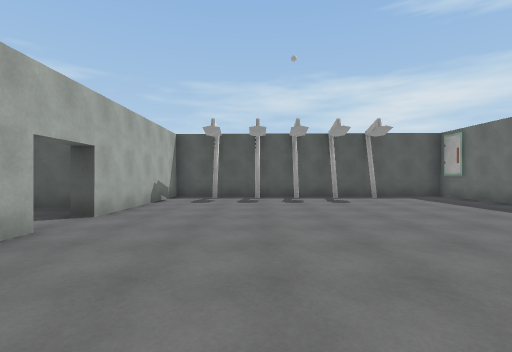
view 1 (above)

24 first-person views from a walk through a Unity game level. The camera is 1.4 m above the floor, looks level and sees 85° across. The floor is counted in squares, 2 m on a side. Each view is taken from the middle of a square. On the plan, view 1 faces up. The plan holds only what a view shows up to about 9 squares ahead; the rest is blank. The place goes on beyond the plan. The player character is not drawn. Door leaves are left out, so doorways stand open. Surface patterns are stand-ins for the level's own textures.

view 2
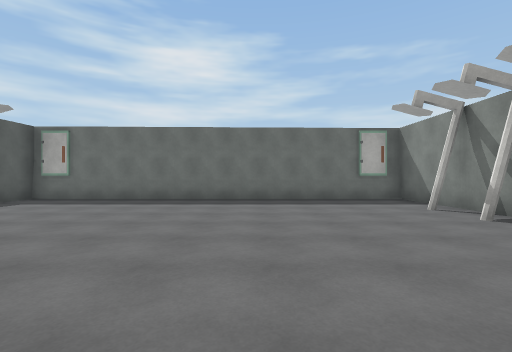

view 3
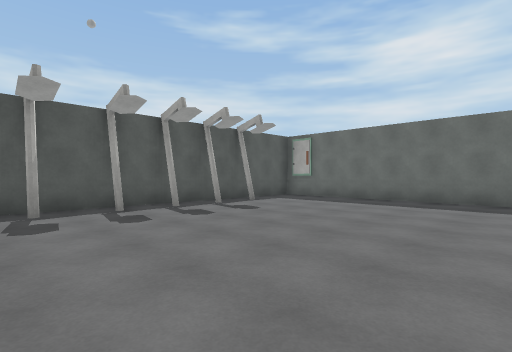

view 4
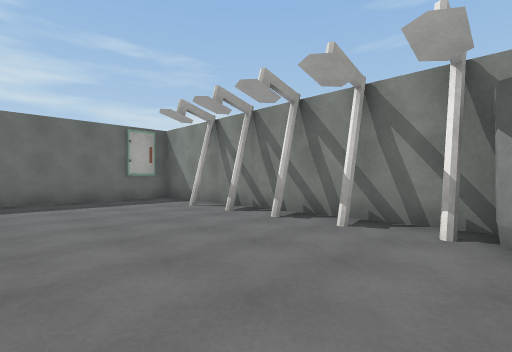

view 5
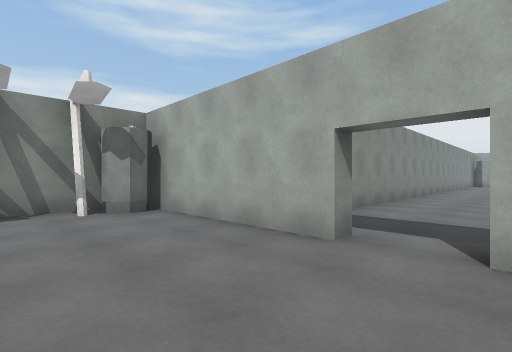

view 6
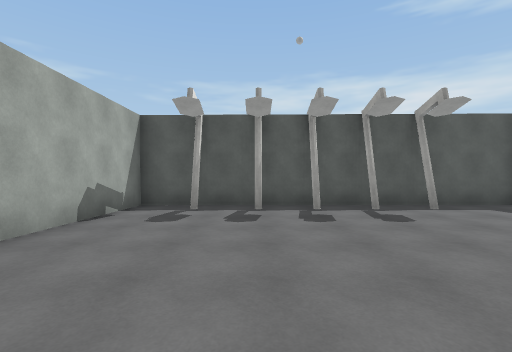

view 7
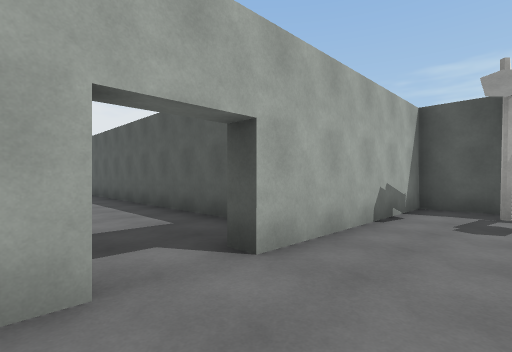

view 8
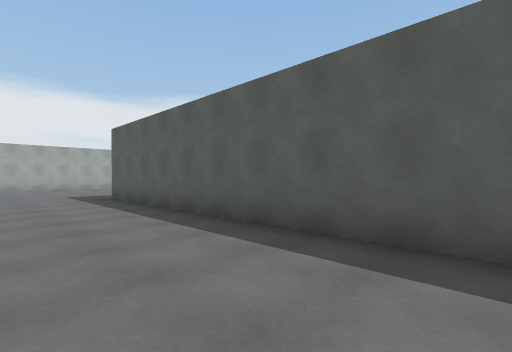

view 9
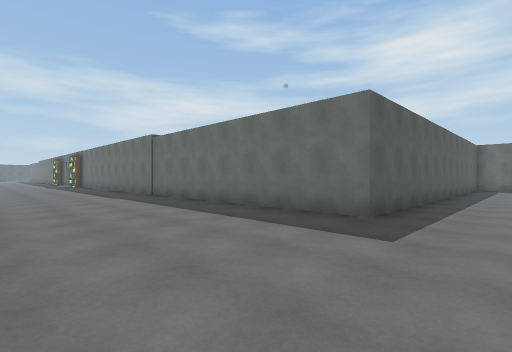

view 10
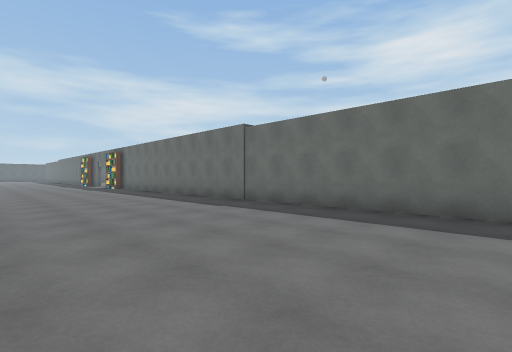

view 11
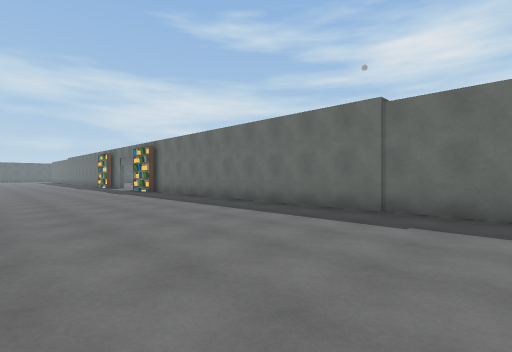

view 12
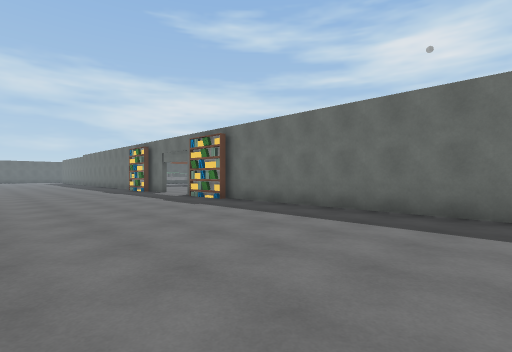

view 13
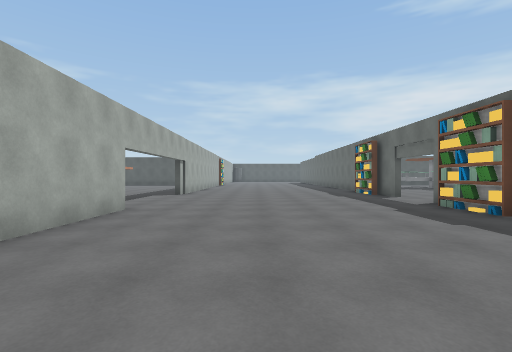

view 14
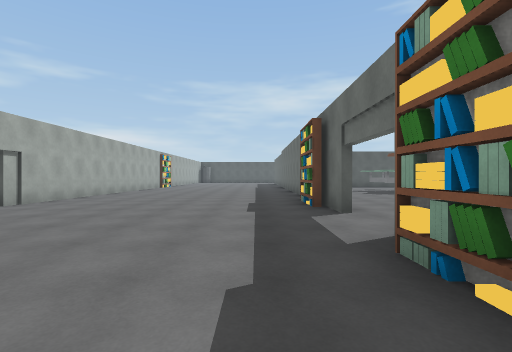

view 15
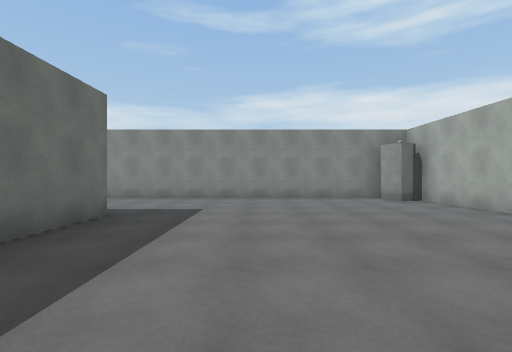

view 16
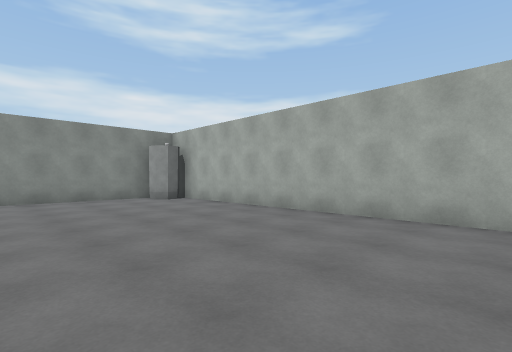

view 17
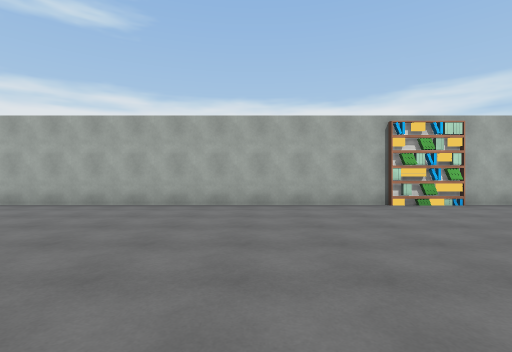

view 18
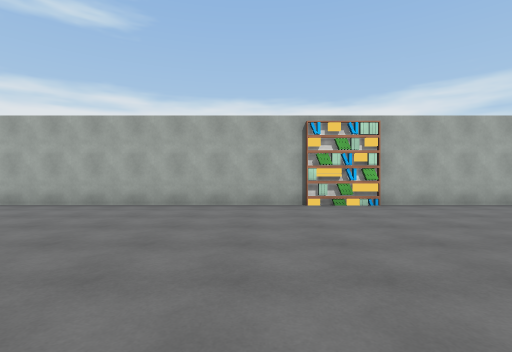

view 19
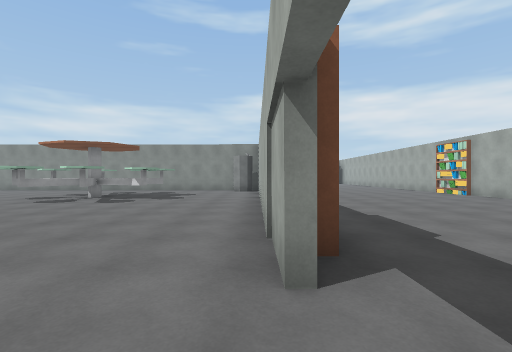

view 20
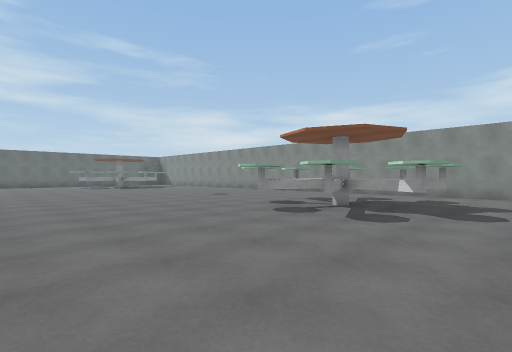

view 21
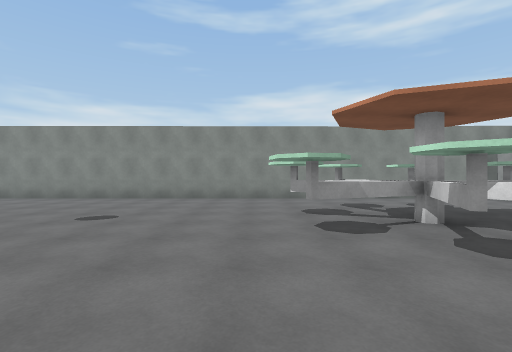

view 22
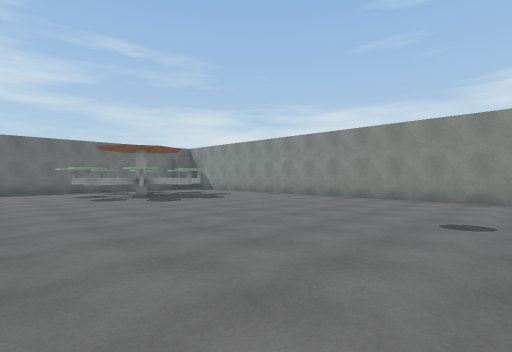

view 23
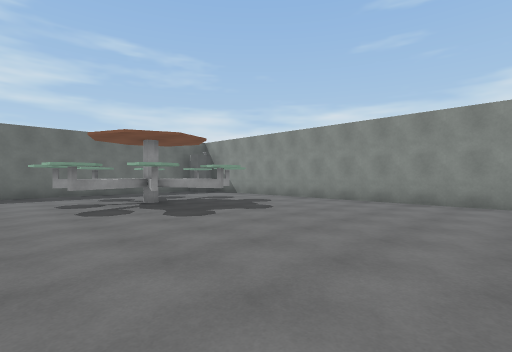

view 24
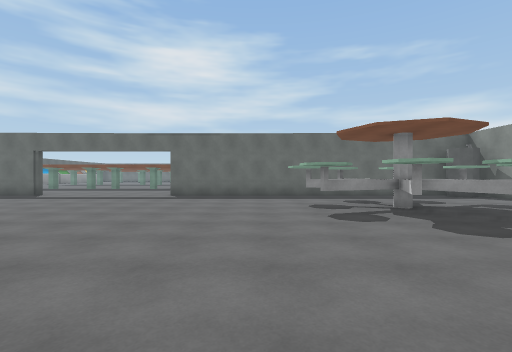

### Floor plan
Points are (right, up) in squares from view 1. A wall is a line through its corners. A room is listed if a view was taken in it or the views show most of it. See-through windows are left out.
Room 1 (views 1, 2, 3, 4, 5, 6, 7)
walls: (-2.8, 3.5) (-2.8, -1.1); (2.4, -1.4) (6.4, -1.4) (6.4, 9.7) (-2.8, 9.7) (-2.8, 4.8)
low walls: (-1.8, -1.4) (-0.6, -1.4)
ways out: opening at (-3, 4) to room 2
objects: other object (-2, -1); shower (-1, -1); shower (-1, 9); shower (0, -1); shower (0, 9); shower (1, -1); shower (1, 9); shower (2, -1); shower (3, 9); shower (4, -1); shower (4, 9)
Room 2 (views 8, 9, 10, 11, 12, 13, 14, 15, 16, 17, 18, 19)
walls: (-22.7, 15.5) (-22.7, 2.6); (-15.7, 23.8) (-15.7, 25.6); (-22.7, 24.9) (-22.7, 18.4); (-15.3, 28.3) (-15.3, 29.9); (-22, 2.2) (-13.3, 2.2); (-10, 2.2) (-5.6, 2.2); (-22.7, 32) (-22.7, 29.4); (-3.9, 6) (-15.3, 6) (-15.3, 24); (-2.8, 4.8) (-3.2, 4.8); (-3.2, 3.5) (-2.8, 3.5)
ways out: opening at (-3, 4) to room 1; opening at (-15, 27.5) to room 3
objects: books (-23, 16); books (-23, 17); books (-23, 18); other object (-22, 3); books (-16, 24); books (-16, 25); books (-16, 30); books (-16, 31)
Room 3 (views 20, 21, 22, 23, 24)
walls: (3.2, 19.6) (5.2, 18.8) (6, 20.8); (3.2, 17.9) (5.2, 18.8); (5.1, 18.8) (4.3, 20.8); (-8.7, 20.7) (-9.5, 18.8); (4.3, 16.7) (4.6, 17.3); (-8.7, 18.4) (-8.1, 18.1); (-10, 19.7) (-9.6, 18.9) (-8.9, 20.8); (-9.6, 18.8) (-7.6, 19.6); (6, 16.6) (5.4, 18.1); (9.1, 20.2) (9.1, 21.6); (-11.6, 19.6) (-9.8, 18.8) (-10.5, 20.7); (-11.7, 17.9) (-10.2, 18.6); (7.4, 14.3) (8, 14.3); (-15.2, 26.4) (-15.2, 21.4); (-14.5, 14.3) (3.1, 14.3)
ways out: opening at (-15, 27.5) to room 2
objects: other object (-14, 15); other object (8, 15)

Positions as (right, up) in squares from view 1, and headings:
1: (0, 0), facing up
2: (-2, 3), facing right
3: (-2, 3), facing up-right
4: (-2, 3), facing down-right
5: (0, 5), facing down-left
6: (0, 3), facing up
7: (-1, 3), facing up-left
8: (-6, 3), facing up-left
9: (-20, 4), facing up-right
10: (-21, 8), facing up-right
11: (-21, 12), facing up-right
12: (-21, 17), facing up-right
13: (-20, 19), facing up
14: (-17, 23), facing up
15: (-18, 11), facing down
16: (-18, 11), facing down-left
17: (-16, 13), facing left
18: (-16, 15), facing left
19: (-15, 28), facing down
20: (-13, 25), facing down-right
21: (-7, 23), facing down
22: (-5, 23), facing down-right
23: (-2, 22), facing down-right
24: (-1, 22), facing right
